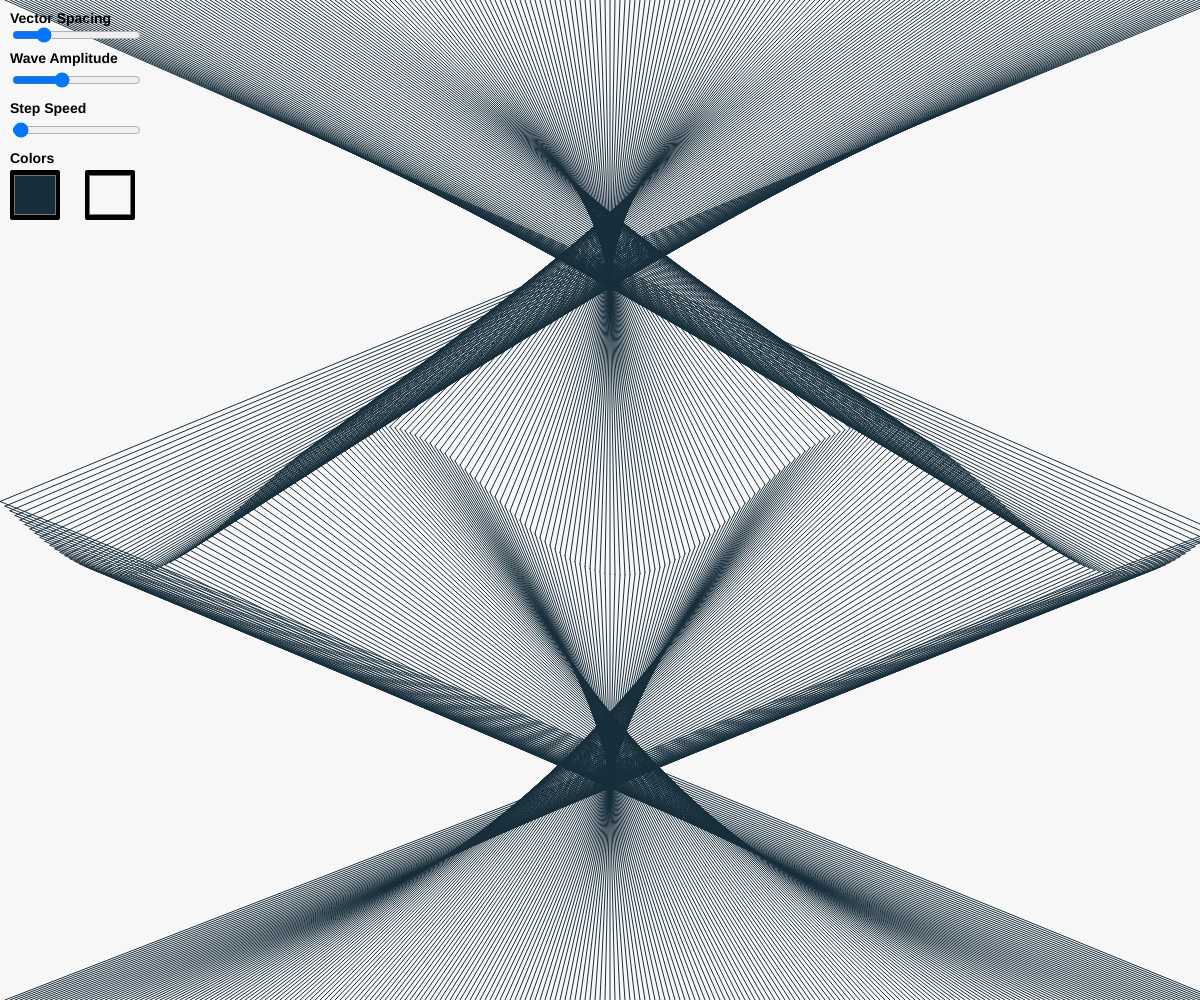
Frame 1 (no input)
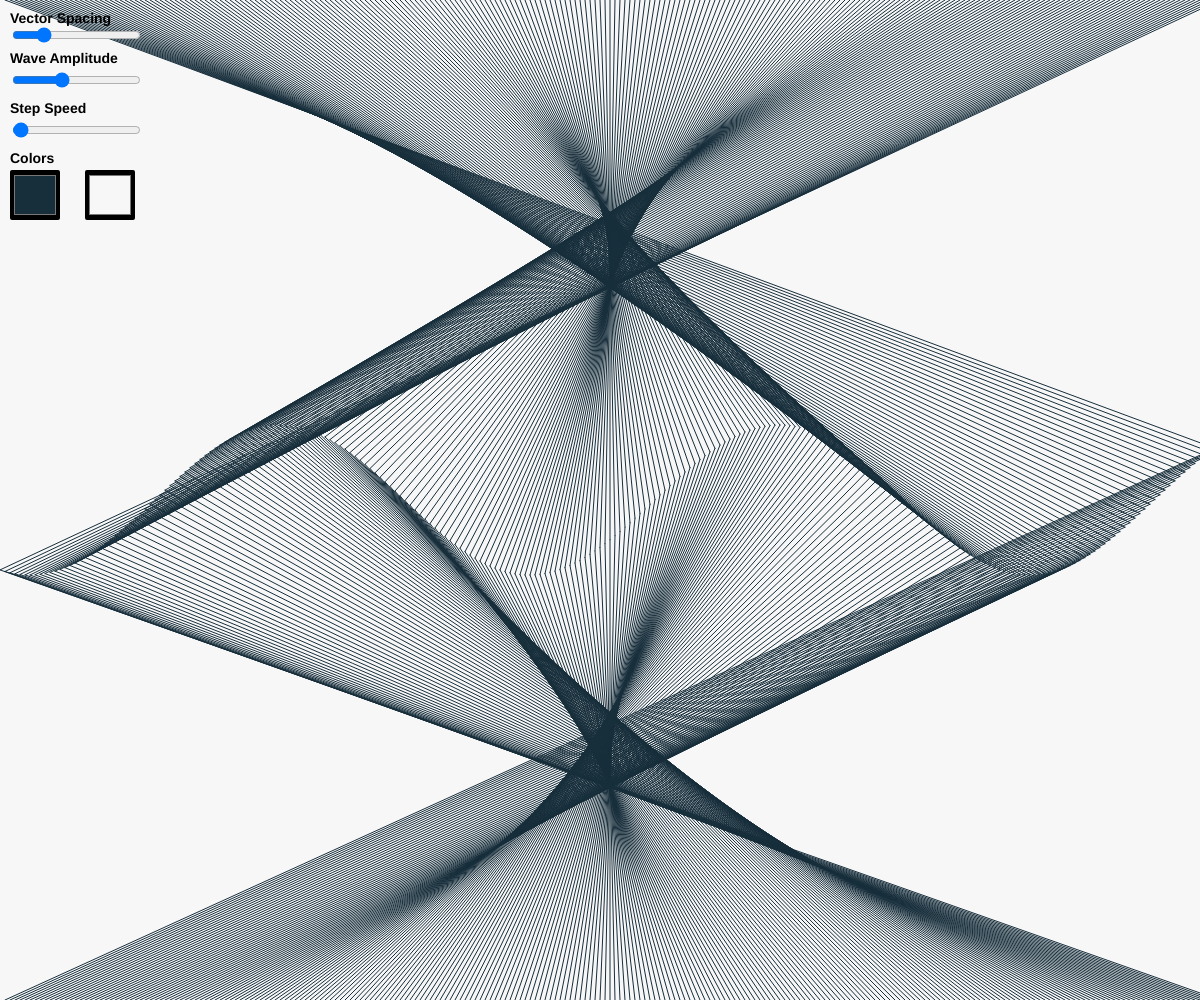
Frame 60 (no input)
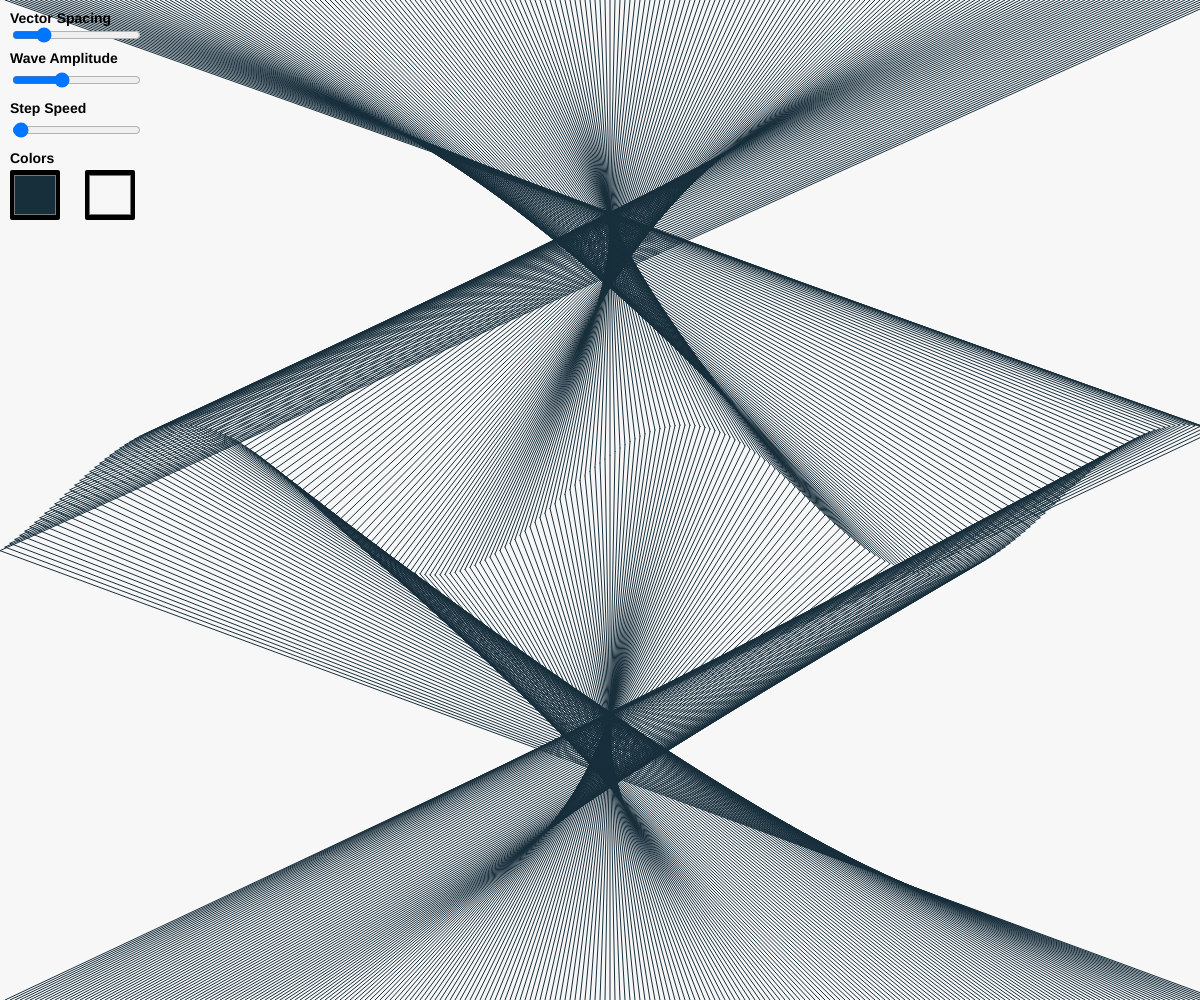
Frame 120 (the mouse pressed at the canvas centre since frame 60)

The p5.js sketch that drew these frames (run headless with seeded random() and noise() and a simulated clock; from frame 60 on, the mouse is pressed at the canvas centre):

// p5.js sketch
// ── sketch.js
//Settings Sliders
let spacingSlider;
let thetaSlider;
let amplitudeSlider;
let waveColorPicker;
let backgroundColorPicker;

//Wave variables
let xspacing = 5; //separation between points
let temp_spacing;

let theta = 0.0; //where the angle starts
let theta_step; //angular velocity
let amplitude; //have height
let period = 500.0; //how many pixels before the wave repeats
let yvalues = []; //array storing height values

let w;  //wave width
let dx; //x increment, function of period and spacing
let backgroundColor;
let vectorColor;

function setup() {
	createCanvas(windowWidth, windowHeight);
	colorMode(HSB, 360, 100, 100);
	init();
	init_settings();
	
}

function init() {
	w = width+16;
	dx = (TWO_PI / period) * xspacing;
	
	yvalues = [];
	for (i = 0; i < w/xspacing; i++){
		yvalues.push(0);
	}
}

function init_settings(){
	label();
	//Setup sliders.
  //slider for size control.
  spacingSlider = createSlider(1, 20, 5, 1);
  spacingSlider.position(10, 25);

  //slider for controling rotation radius.
  amplitudeSlider = createSlider(1, 200, 75, 1);
  amplitudeSlider.position(10, 70);
	
	//slider for animation speed control.
  thetaSlider = createSlider(0.01, 1.0, 0.02, 0.01); //Divide by 100 for the real values
  thetaSlider.position(10, 120);

  //Setup colot pickers.
  //create a color Picker Element.
  waveColorPicker = createColorPicker('#172e3b');
  waveColorPicker.style('width', '50px');
  waveColorPicker.style('height', '50px');
  waveColorPicker.style('background', 'black');
  waveColorPicker.style('border-radius', '2px');
  waveColorPicker.style('border', '#234557');
  waveColorPicker.position(10, 170);

  //create background color picker.
  backgroundColorPicker = createColorPicker('#f7f7f7');
  backgroundColorPicker.style('width', '50px');
  backgroundColorPicker.style('height', '50px');
  backgroundColorPicker.style('background', 'black');
  backgroundColorPicker.style('border-radius', '2px');
  backgroundColorPicker.style('border', '#f7f7f7');
  backgroundColorPicker.position(85, 170);
}

function draw() {	
	//Get slider values
	temp_spacing = spacingSlider.value();
	//Check if point values changed to restart array
	if (xspacing != temp_spacing){
		xspacing = temp_spacing;
		init();
	}
	theta_step = thetaSlider.value();
	amplitude = amplitudeSlider.value();
	
	backgroundColor = backgroundColorPicker.value();
	vectorColor = waveColorPicker.value();
	
	background(backgroundColor);
  stroke(vectorColor);
	
	calcWave();
	renderWave();
}

function calcWave() {
	theta += theta_step; //angular velocity
	
	let x = theta;
	for (i = 0; i < yvalues.length; i++){
		yvalues[i] = sin(x)*amplitude;
		x += dx;
	}
}

function renderWave() {
	for (x = 0; x < yvalues.length; x++){
		strokeWeight(1); // Default
		line(x*xspacing, height/2+yvalues[x], (yvalues.length-x)*xspacing, height);
		line(x*xspacing, height/2+yvalues[x], (yvalues.length-x)*xspacing, 0);
	}
}

//Funciton for labeling the sliders,buttons etc.
function label() {
  let sizeLabel = createDiv('Vector Spacing');
  sizeLabel.position(10, 10);
  sizeLabel.style('font-family', 'Helvetica');
  sizeLabel.style('font-weight', 'bold');
  sizeLabel.style('font-size', '14px');

  let radiusLabel = createDiv('Wave Amplitude');
  radiusLabel.position(10, 50);
  radiusLabel.style('font-family', 'Helvetica');
  radiusLabel.style('font-weight', 'bold');
  radiusLabel.style('font-size', '14px');


  let speedLabel = createDiv('Step Speed');
  speedLabel.position(10, 100);
  speedLabel.style('font-family', 'Helvetica');
  speedLabel.style('font-weight', 'bold');
  speedLabel.style('font-size', '14px');

  let colorLabel = createDiv('Colors');
  colorLabel.position(10, 150);
  colorLabel.style('font-family', 'Helvetica');
  colorLabel.style('font-weight', 'bold');
  colorLabel.style('font-size', '14px');
}
